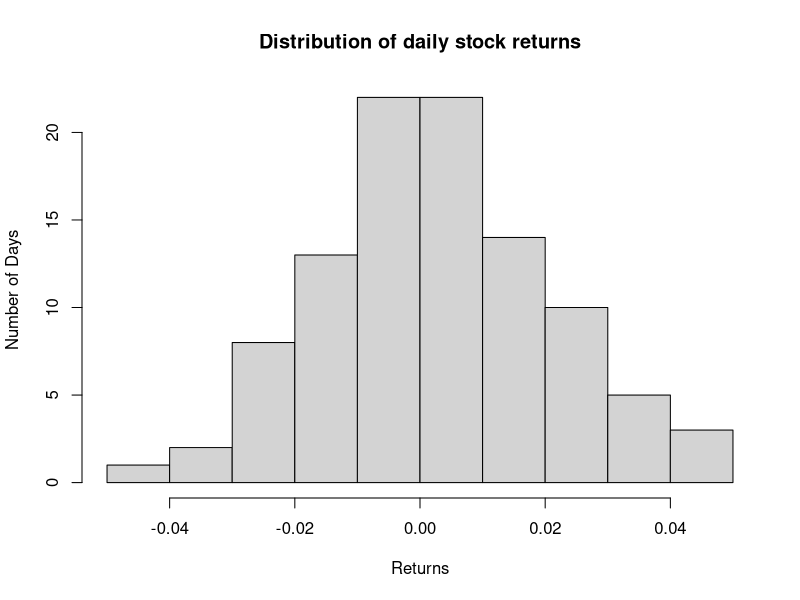
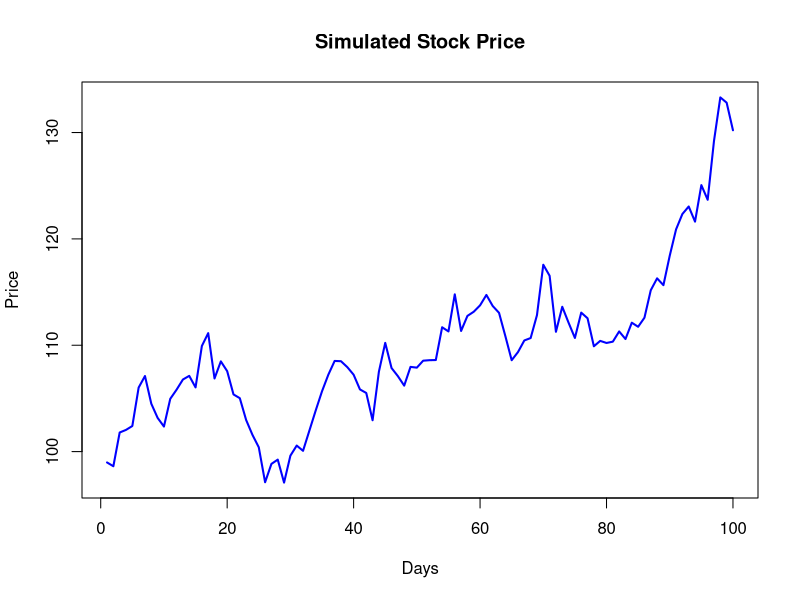

Recreate these plots in R, in order.
## ---- chunk 1
# Simulate daily returns for a stock

set.seed(123)  # Ensure reproducibility
n <- 100       # Number of days
daily_returns <- rnorm(n, mean = 0.001, sd = 0.02)  # Normal distribution

# Compute cumulative returns
price <- cumprod(1 + daily_returns) * 100  # Starting price = 100
# Use tail() function to show the last few of all the 100 simulated numbers.
tail(price)
## ---- chunk 2
hist(daily_returns, 
     main = "Distribution of daily stock returns",
     xlab = "Returns",
     ylab = "Number of Days")
## ---- chunk 3
# Visualize the stock price
plot(price, type = "l", col = "blue", lwd = 2,
     main = "Simulated Stock Price",
     xlab = "Days", ylab = "Price")

